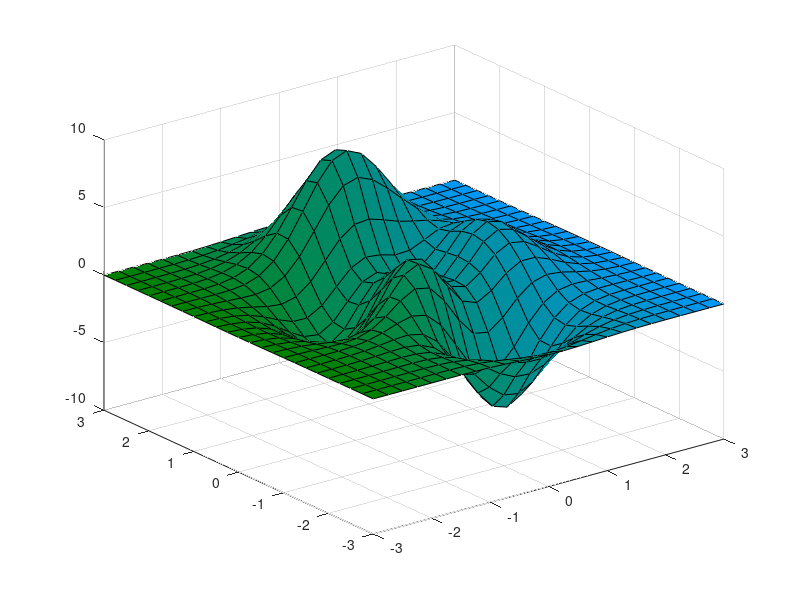

Write MATLAB code to recreate this figure.
% Zadatak 11.

% 11. Provjerite što ispisuje sljedeći programski odsjećak:
% 1 [X,Y, Z ] = peaks (25 ) ;
% 2 CO( : , : , 1 ) = z e r o s (25 ) ; % red
% 3 CO( : , : , 2 ) = one s (25 ) . ∗ l i n s p a c e ( 0 . 5 , 0 . 6 , 2 5 ) ; % g r e en
% 4 CO( : , : , 3 ) = one s (25 ) . ∗ l i n s p a c e ( 0 , 1 , 2 5 ) ; % bl u e
% 5 s u rf (X,Y, Z ,CO)

clear
clc

[X,Y,Z] = peaks(25);
CO(:,:,1) = zeros(25); % red
CO(:,:,2) = ones(25) .* linspace(0.5, 0.6, 25) ; % green
CO(:,:,3) = ones(25) .* linspace(0, 1, 25); % blue
surf(X,Y,Z,CO)